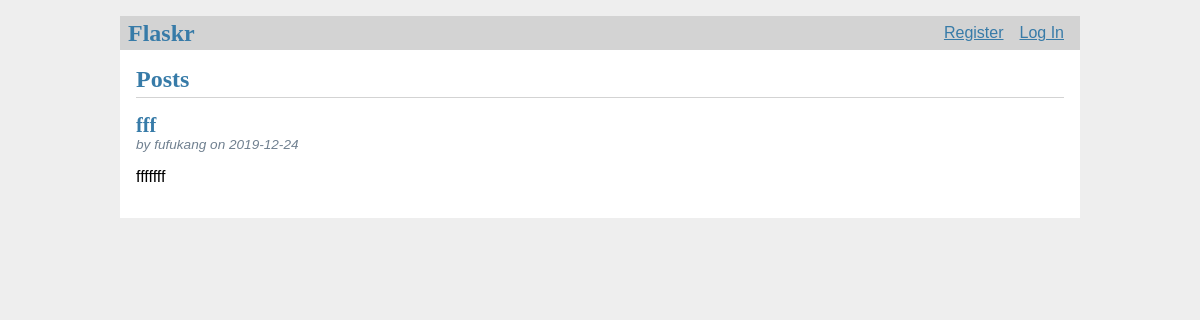
Before: / with the older database file.
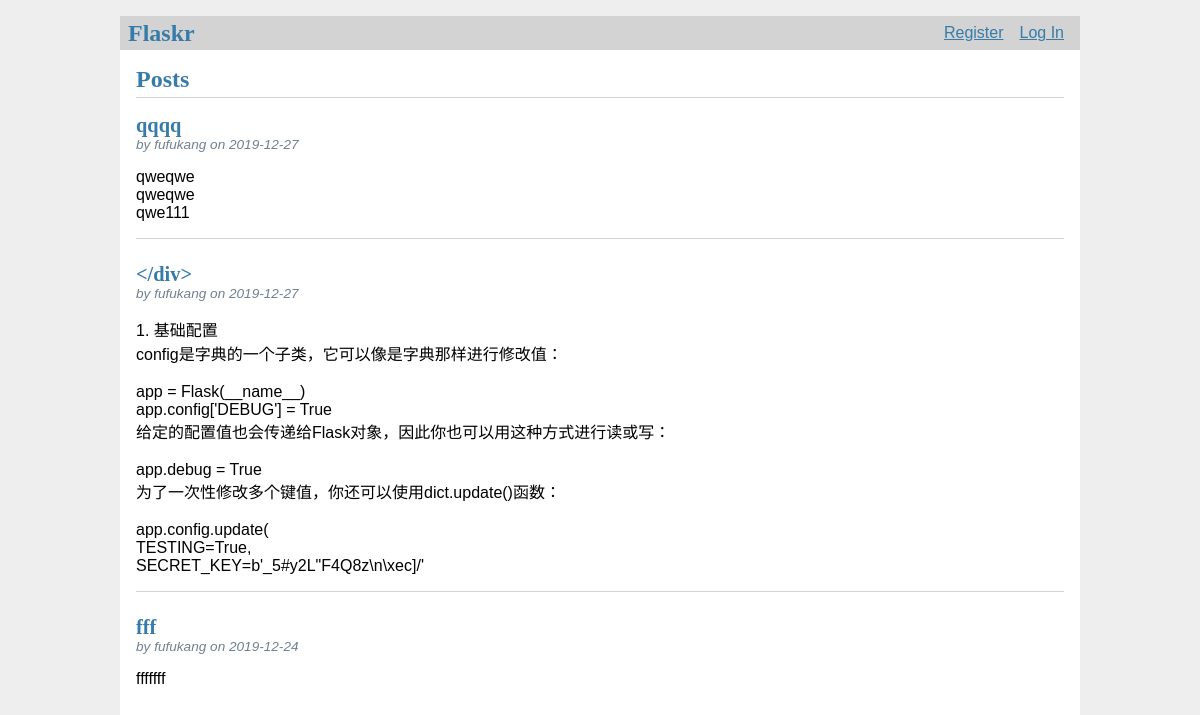
After: the same page with the newer database file.
### tables this page shows
CREATE TABLE post (
  id INTEGER PRIMARY KEY AUTOINCREMENT,
  author_id INTEGER NOT NULL,
  created TIMESTAMP NOT NULL DEFAULT CURRENT_TIMESTAMP,
  title TEXT NOT NULL,
  body TEXT NOT NULL,
  FOREIGN KEY (author_id) REFERENCES user (id)
);

CREATE TABLE user (
  id INTEGER PRIMARY KEY AUTOINCREMENT,
  username TEXT UNIQUE NOT NULL,
  password TEXT NOT NULL
);

### ff2/blog.py (the view)
@bp.route('/')
def index():
    db = get_db()
    posts = db.execute(
        'SELECT p.id, title, body, created, author_id, username'
        ' FROM post p JOIN user u ON p.author_id = u.id'
        ' ORDER BY created DESC'
    ).fetchall()
    return render_template('blog/index.html', posts=posts)

### ff2/auth.py (called while the page is built)
@bp.before_app_request
def load_logged_in_user():
    user_id = session.get('user_id')
    if user_id is None:
        g.user = None
    else:
        g.user = get_db().execute(
            'SELECT * FROM user WHERE id = ?', (user_id,)
        ).fetchone()

### ff2/db.py (called while the page is built)
def get_db():
    if 'db' not in g:
        g.db = sqlite3.connect(
            current_app.config['DATABASE'],
            detect_types=sqlite3.PARSE_DECLTYPES
        )
        g.db.row_factory = sqlite3.Row
    return g.db

### ff2/templates/blog/index.html (shortened to what this page needs)
{% extends 'base.html' %}
{% block header %}
  <h1>{% block title %}Posts{% endblock %}</h1>
{% endblock %}
{% block content %}
  {% for post in posts %}
    <article class="post">
      <header>
        <div>
          <h1>{{ post['title'] }}</h1>
          <div class="about">by {{ post['username'] }} on {{ post['created'].strftime('%Y-%m-%d') }}</div>
        </div>
      </header>
      <p class="body">{{ post['body'] }}</p>
    </article>
    {% if not loop.last %}
      <hr>
    {% endif %}
  {% endfor %}
{% endblock %}

### ff2/templates/base.html (shortened to what this page needs)
<!doctype html>
<link rel="stylesheet" href="{{ url_for('static', filename='style.css') }}">
<nav>
  <h1>Flaskr</h1>
  <ul>
    {% if g.user %}
      <li><span>{{ g.user['username'] }}</span>
      <li><a href="{{ url_for('auth.logout') }}">Log Out</a>
    {% else %}
      <li><a href="{{ url_for('auth.register') }}">Register</a>
      <li><a href="{{ url_for('auth.login') }}">Log In</a>
    {% endif %}
  </ul>
</nav>
<section class="content">
  <header>
    {% block header %}{% endblock %}
  </header>
  {% block content %}{% endblock %}
</section>

### ff2/static/style.css (style rules this page uses)
h1 { font-family: serif; color: #377ba8; margin: 1rem 0; }
a { color: #377ba8; }
hr { border: none; border-top: 1px solid lightgray; }
nav { background: lightgray; display: flex; align-items: center; padding: 0 0.5rem; }
nav h1 { flex: auto; margin: 0; }
nav ul { display: flex; list-style: none; margin: 0; padding: 0; }
nav ul li a, nav ul li span, header .action { display: block; padding: 0.5rem; }
.content { padding: 0 1rem 1rem; }
.content > header { border-bottom: 1px solid lightgray; display: flex; align-items: flex-end; }
.content > header h1 { flex: auto; margin: 1rem 0 0.25rem 0; }
.post > header { display: flex; align-items: flex-end; font-size: 0.85em; }
.post > header > div:first-of-type { flex: auto; }
.post > header h1 { font-size: 1.5em; margin-bottom: 0; }
.post .about { color: slategray; font-style: italic; }
.post .body { white-space: pre-line; }
.content:last-child { margin-bottom: 0; }

Changed rows visible on the page:
added post: title "qqqq", username "fufukang", created "2019-12-27", body "qweqwe qweqwe qwe111"
added post: title "</div>", username "fufukang", created "2019-12-27", body "1. 基础配置 config是字典的一个子类，它可以像是字典那样进行修改值： app = Flask(__name__) app.config['DEBUG'] = True 给定的配置值也会传递给Flask对象，因此你也可以用这种方式进行读或写： app.debug = True 为了一次性修改多个键值，你还可以使用dict.update()函数： app.config.update( TESTING=True, SECRET_KEY=b'_5#y2L\"F4Q8z\\n\\xec]/'"
